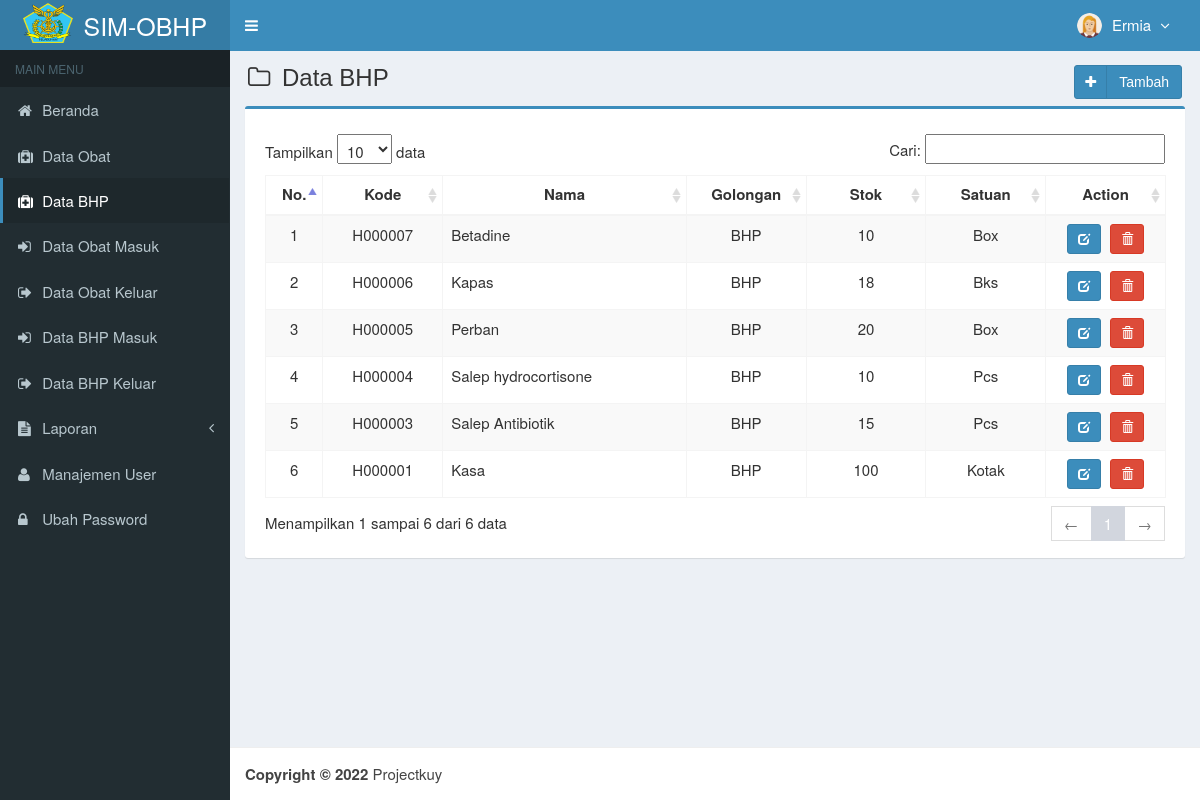
Page /main.php?module=bhp (signed in) on the committed database.
### tables this page shows
CREATE TABLE `is_users` (
  `id_user` int(3) NOT NULL,
  `username` varchar(50) NOT NULL,
  `nama_user` varchar(50) NOT NULL,
  `password` varchar(50) NOT NULL,
  `email` varchar(50) DEFAULT NULL,
  `telepon` varchar(13) DEFAULT NULL,
  `foto` varchar(100) DEFAULT NULL,
  `hak_akses` enum('Super Admin','Manajer','Gudang') NOT NULL,
  `status` enum('aktif','blokir') NOT NULL DEFAULT 'aktif',
  `created_at` timestamp NOT NULL DEFAULT CURRENT_TIMESTAMP,
  `updated_at` timestamp NOT NULL DEFAULT CURRENT_TIMESTAMP ON UPDATE CURRENT_TIMESTAMP
);

CREATE TABLE `is_bhp` (
  `kode_bhp` varchar(7) NOT NULL,
  `nama_bhp` varchar(50) NOT NULL,
  `golongan_bhp` varchar(25) NOT NULL,
  `satuan` varchar(20) NOT NULL,
  `stok` int(11) NOT NULL,
  `created_user` int(3) NOT NULL,
  `created_date` timestamp NOT NULL DEFAULT CURRENT_TIMESTAMP,
  `updated_user` int(3) NOT NULL,
  `updated_date` timestamp NOT NULL DEFAULT CURRENT_TIMESTAMP ON UPDATE CURRENT_TIMESTAMP
);

### modules/bhp/view.php (the view, shortened to what this page needs)
<section class="content-header">
    <h1>
        <i class="fa fa-folder-o icon-title"></i> Data BHP
        <a class="btn btn-primary btn-social pull-right" href="?module=form_bhp&form=add" title="Tambah Data"
            data-toggle="tooltip">
            <i class="fa fa-plus"></i> Tambah
        </a>
    </h1>
</section>
<section class="content">
    <div class="row">
        <div class="col-md-12">
            <div class="box box-primary">
                <div class="box-body">
                    <table id="dataTables1" class="table table-bordered table-striped table-hover">
                        <thead>
                            <tr>
                                <th class="center">No.</th>
                                <th class="center">Kode</th>
                                <th class="center">Nama</th>
                                <th class="center">Golongan</th>
                                <th class="center">Stok</th>
                                <th class="center">Satuan</th>
                                <th class="center">Action</th>
                            </tr>
                        </thead>
                        <tbody>
                            <?php
              $no = 1;
              $query = mysqli_query($mysqli, "SELECT kode_bhp,nama_bhp,golongan_bhp,satuan,stok FROM is_bhp ORDER BY kode_bhp DESC")
                or die('Ada kesalahan pada query tampil Data bhp: ' . mysqli_error($mysqli));
              while ($data = mysqli_fetch_assoc($query)) {
                echo "<tr>
                      <td width='30' class='center'>$no</td>
                      <td width='80' class='center'>$data[kode_bhp]</td>
                      <td width='180'>$data[nama_bhp]</td>
                      <td width='80' class='center'>$data[golongan_bhp]</td>
                      <td width='80' align='center'>$data[stok]</td>
                      <td width='80' class='center'>$data[satuan]</td>
                      <td class='center' width='80'>
                        <div>
                          <a data-toggle='tooltip' data-placement='top' title='Ubah' style='margin-right:5px' class='btn btn-primary btn-sm' href='?module=form_bhp&form=edit&id=$data[kode_bhp]'>
                              <i style='color:#fff' class='glyphicon glyphicon-edit'></i>
                          </a>";
              ?>
                            <a data-toggle="tooltip" data-placement="top" title="Hapus" class="btn btn-danger btn-sm"
                                href="modules/bhp/proses.php?act=delete&id=<?php echo $data['kode_bhp']; ?>"
                                onclick="return confirm('Anda yakin ingin menghapus bhp <?php echo $data['nama_bhp']; ?> ?');">
                                <i style="color:#fff" class="glyphicon glyphicon-trash"></i>
                            </a>
                            <?php
                echo "    </div>
                      </td>
                    </tr>";
                $no++;
              }
              ?>
                        </tbody>
                    </table>
                </div>
            </div>
        </div>
    </div>
</section><!-- /.content

### top-menu.php (shortened to what this page needs)
<?php
require_once "config/database.php";
$query = mysqli_query($mysqli, "SELECT id_user, nama_user, foto, hak_akses FROM is_users WHERE id_user='$_SESSION[id_user]'")
                                or die('Ada kesalahan pada query tampil Manajemen User: '.mysqli_error($mysqli));
$data = mysqli_fetch_assoc($query);
?>
<li class="dropdown user user-menu">
  <a href="#" class="dropdown-toggle" data-toggle="dropdown">
  <?php
  if ($data['foto']=="") { ?>
    <img src="images/user/user-default.png" class="user-image" alt="User Image"/>
  <?php
  }
  else { ?>
    <img src="images/user/<?php echo $data['foto']; ?>" class="user-image" alt="User Image"/>
  <?php
  }
  ?>
    <span class="hidden-xs"><?php echo $data['nama_user']; ?> <i style="margin-left:5px" class="fa fa-angle-down"></i></span>
  </a>
</li>

### assets/css/style.css (style rules this page uses)
.btn-social *:first-child { border-right: 1px solid rgba(0, 0, 0, 0.1); bottom: 0; font-size: 1em !important; left: 0; line-height: 32px !important; position: absolute; text-align: center; top: 0; width: 32px !important; }
.content-header { padding: 15px 18px 0; position: relative; }
.center { text-align:center; }
.icon-title { margin-right: 5px; }
body { background-color: #fff; color: #333; font-size: 15px; line-height: 1.42857; }

### rows in the picture
is_users: foto (picture), nama_user "Ermia"
is_bhp: kode_bhp "H000007", nama_bhp "Betadine", golongan_bhp "BHP", stok "10", satuan "Box"
is_bhp: kode_bhp "H000006", nama_bhp "Kapas", golongan_bhp "BHP", stok "18", satuan "Bks"
is_bhp: kode_bhp "H000005", nama_bhp "Perban", golongan_bhp "BHP", stok "20", satuan "Box"
is_bhp: kode_bhp "H000004", nama_bhp "Salep hydrocortisone", golongan_bhp "BHP", stok "10", satuan "Pcs"
is_bhp: kode_bhp "H000003", nama_bhp "Salep Antibiotik", golongan_bhp "BHP", stok "15", satuan "Pcs"
is_bhp: kode_bhp "H000001", nama_bhp "Kasa", golongan_bhp "BHP", stok "100", satuan "Kotak"
